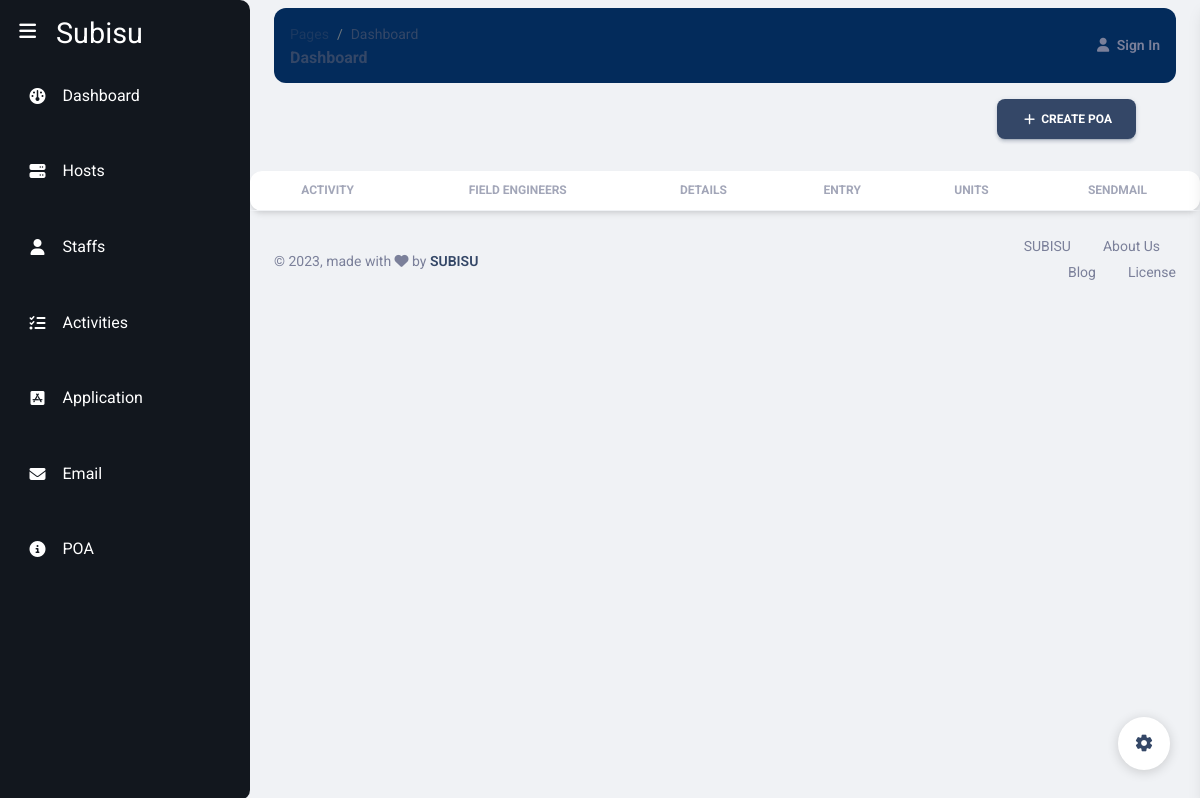
Page /poa/ on the earlier database version.
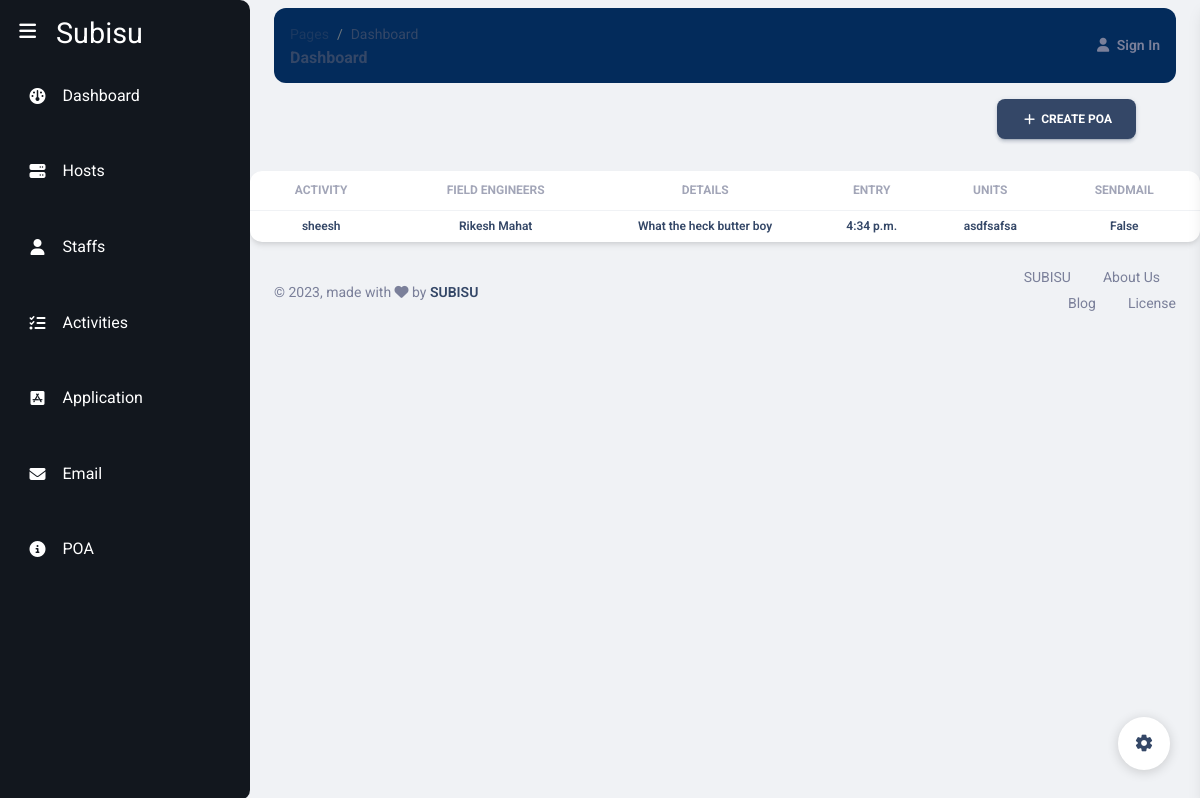
Same page on the later database version.
### subisu/models.py (models this page shows, shortened)
class Poa(models.Model):
    activityId = models.ForeignKey(Activities, on_delete=models.CASCADE, verbose_name="Select Activity")
    fieldEngineer = models.ManyToManyField(Staffs, blank=True, verbose_name="Select Field Engineers")
    poaDetails = models.TextField(max_length=250, verbose_name="POA Details")
    poaEntry = models.TimeField(auto_now_add=True, verbose_name="POA Entry")
    sendEmail = models.BooleanField(default=True)
    units = models.ManyToManyField(Units, blank=True, verbose_name="Send emails to Units")

class Activities(models.Model):
    title = models.CharField(max_length=200, verbose_name="Activity Title")
    location = models.CharField(max_length=200, null=True, blank=True)
    reason = models.TextField(verbose_name="Reasons", blank=True)
    benefits = models.TextField(verbose_name="Benefits for Layer", blank=True)
    impact = models.TextField(verbose_name="Impact", blank=True)
    contact = models.ForeignKey(Units, on_delete=models.CASCADE,  null=True, help_text="Select units you want to send mail to")
    startTime = models.DateTimeField(null=True, blank=True, verbose_name="Activity Start Time")
    endTime = models.DateTimeField(null=True, blank=True,verbose_name="Activity End Time")
    activities = models.TextField(max_length=500, verbose_name="Activities")
    created = models.DateTimeField(auto_now_add=True, verbose_name="Activity Created At")
    otherEmails = models.TextField(blank=True, null=True, help_text="Add other emails separated by spaces", validators=[validate_email_list])
    Comment= models.CharField(max_length=200, null=True)
    status= models.CharField(max_length=20,choices=ACTIVITY_STATUS, default= 'Open')
    sendEmail = models.BooleanField(verbose_name = "Send Email",default=False, help_text="Send Email Notification to Department")
    ETA = models.CharField(max_length=200, null=True, blank=True, editable=False)

### Models/staffs.py (models this page shows, shortened)
class Staffs(models.Model):
    firstName = models.CharField(max_length = 100)
    middleName = models.CharField(max_length=100, null = True, blank = True)
    lastName = models.CharField(max_length=100)
    empId = models.IntegerField()
    unitId = models.ForeignKey(Units, on_delete=models.PROTECT)
    email = models.EmailField()
    status = models.BooleanField(default= True)

### Models/units.py (models this page shows, shortened)
class Units(models.Model):
    name = models.CharField(max_length = 100)
    departmentId = models.ForeignKey(Departments, on_delete=models.PROTECT)
    unitHead = models.CharField(max_length=100)
    email = models.EmailField()
    status = models.BooleanField(default=True)

### subisu/views.py (the view)
# urls.py: path('poa/', poa, name='poa'),
def poa(request):
    poa = Poa.objects.all()
    context = {
        'poas' : poa,
    }
    return render(request, 'subisu/poa.html', context)

### templates/subisu/poa.html
{%extends 'subisu/base.html' %}
{%block start%}
<div class="d-flex justify-content-end  px-6 py-3" >
  <a class="btn btn-icon btn-3 btn-dark ml-auto" href="{%url 'create_poa' %}">
    <span class="btn-inner--icon"><i class="material-icons">add</i></span>
    <span class="btn-inner--text">Create POA</span>
  </a>
</div>
<div class="card">
  <div class="table-responsive">
    <table class="table align-items-center mb-0">
      <thead>
        <tr>
            <th class="text-center text-uppercase text-secondary text-xs font-weight-bolder opacity-7">Activity</th>
            <th class="text-center text-uppercase text-secondary text-xs font-weight-bolder opacity-7">Field Engineers</th>
            <th class="text-center text-uppercase text-secondary text-xs font-weight-bolder opacity-7">Details</th>
            <th class="text-center text-uppercase text-secondary text-xs font-weight-bolder opacity-7">Entry</th>
            <th class="text-center text-uppercase text-secondary text-xs font-weight-bolder opacity-7">Units</th>
            <th class="text-center text-uppercase text-secondary text-xs font-weight-bolder opacity-7">SendMail</th>
        </tr>
      </thead>
      <tbody>
        {% for poa in poas %}
            <tr>
              <td class="align-middle text-center"><h6 class="mb-0 text-xs">{{ poa.activityId.title }}</h6></td>
              <td class="align-middle text-center"><h6 class="mb-0 text-xs">{%for engineer in poa.fieldEngineer.all%}{{engineer.firstName}} {{engineer.lastName}} {%endfor%}</h6></td>
              <td class="align-middle text-center"><h6 class="mb-0 text-xs">{{ poa.poaDetails }}</h6></td>
              <td class="align-middle text-center"><h6 class="mb-0 text-xs">{{ poa.poaEntry }}</h6></td>
              <td class="align-middle text-center"><h6 class="mb-0 text-xs">{% for unit in poa.units.all%} {{ unit.name }}{%endfor%}</h6></td>
              <td class="align-middle text-center"><h6 class="mb-0 text-xs">{{ poa.sendEmail }}</h6></td>
            </tr>
        {% endfor %}
      </tbody>
    </table>
  </div>
</div>
{%endblock%}

Differences in the rows shown:
added Poa: activityId "sheesh", poaDetails "What the heck butter boy", poaEntry "4:34 p.m.", sendEmail "False"
now on this page (row unchanged): Staffs: firstName "Rikesh", lastName "Mahat"
now on this page (row unchanged): Units: name "asdfsafsa"
